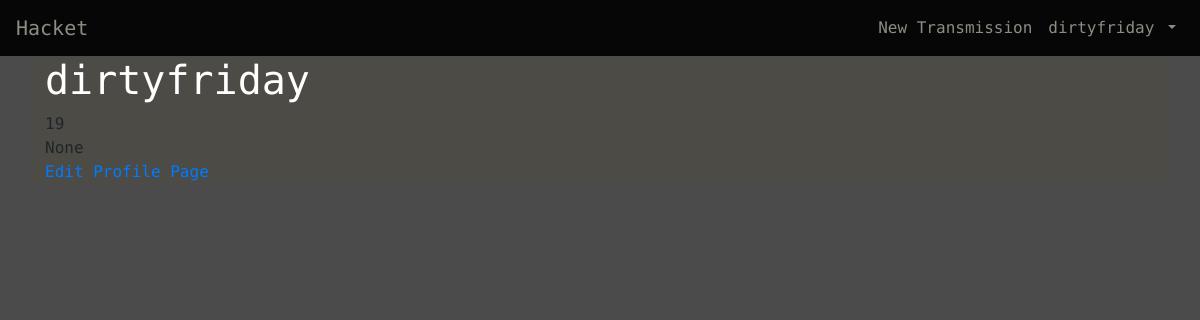
/accounts/1/ (signed in), run on an earlier commit of the app's database.
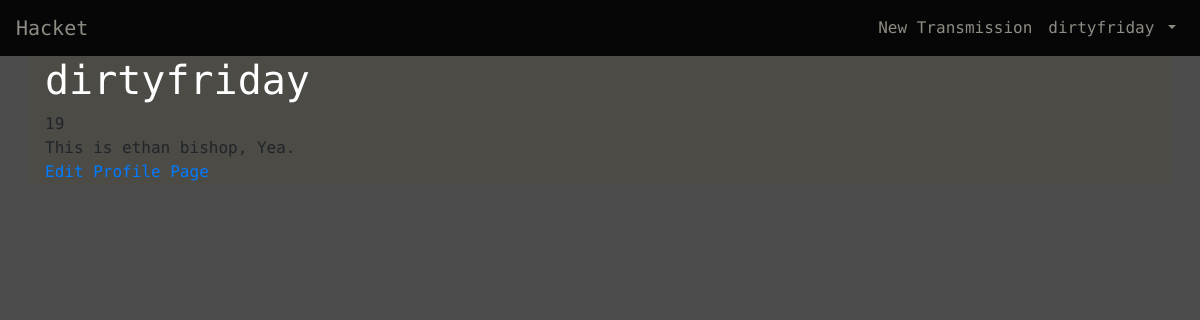
And on a later commit of the database.
### accounts/models.py (models this page shows, shortened)
class CustomUser(AbstractUser):
    age = models.PositiveIntegerField(null=True, blank=True)
    bio = models.TextField(max_length=255, null=True, blank=True)

### accounts/views.py (the view)
# urls.py: path('<int:pk>/', ShowProfilePageView.as_view(), name='user_profile'),
class ShowProfilePageView(DetailView):
    model = CustomUser
    template_name = 'registration/user_profile.html'
    def get_context_data(self, *args, **kwargs):
        users = CustomUser.objects.all()
        context = super(ShowProfilePageView, self).get_context_data(*args , **kwargs)
        page_user = get_object_or_404(CustomUser, id=self.kwargs['pk'])
        context ['page_user'] = page_user
        return context

### templates/registration/user_profile.html (shortened to what this page needs)
{% extends 'base.html' %}
{% block content %}
<h1>{{ page_user }}</h1>
{{ page_user.age }}
{{ page_user.bio }}
{% if user.is_authenticated %}
    {% if user.id == object.id %}
        <a href="{% url 'edit_profile' object.id %}">Edit Profile Page</a>
    {% endif %}
{% endif %}
{% endblock content %}

### templates/base.html (shortened to what this page needs)
{% load static %}
<html>
    <head>
        <link rel="stylesheet" href="{% static 'css/base.css' %}">
        <link rel="stylesheet" href="https://cdn.jsdelivr.net/npm/bootstrap@4.5.3/dist/css/bootstrap.min.css">
    </head>
    <body id="main">
        <nav class="navbar navbar-expand-lg">
            <a class="navbar-brand" href="{% url 'home' %}" style="color: #8e8c82;">Hacket</a>
            <div class="collapse navbar-collapse" id="navbarSupportedContent">
                {% if user.is_authenticated %}
                    <ul class="navbar-nav ml-auto">
                        <li class="nav-item">
                            <a class="nav-link" href="{% url 'transmission_new' %}" style="color: #8e8c82;">New Transmission</a>
                        </li>
                        <li class="nav-item">
                            <a style="color: #8e8c82;" class="nav-link dropdown-toggle" href="#"
                                id="navbarDropdown" role="button" data-toggle="dropdown"
                                aria-haspopup="true" aria-expanded="false">
                                {{ user.username }}
                            </a>
                        </li>
                    </ul>
                {% else %}
                    <form class="form-inline ml-auto">
                        <a href="{% url 'login' %}" class="btn btn-outline-secondary" style="color: #8e8c82;">Log In</a>
                        <a href="{% url 'signup' %}" class="btn btn-primary ml-2" style="color: #8e8c82;">Sign up</a>
                    </form>
                {% endif %}
            </div>
        </nav>
        <main>
            <div class="container" style="background-color: #4c4b46;">
                {% block content %}
                {% endblock content %}
            </div>
        </main>
    </body>
</html>

### static/css/base.css (style rules this page uses)
h1 { color: white; }
nav { background-color: rgb(6, 6, 7); }
#main { background-color: #4c4b4c; font-family: "Syne Mono", sans-serif; }

What changed in the data, as far as the page shows it:
changed CustomUser "dirtyfriday": bio "None" → "This is ethan bishop, Yea."
